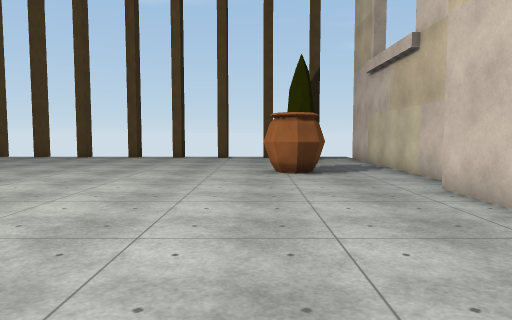
view 1 (above)

20 first-person views from a walk through a 3-D level made in the Unity game engine. The camera is 1.3 m above the floor, tilts 4° down and sees 70° across. The floor is counted in squares, 1 m on a side. Each view is taken from the middle of a square. On the plan, view 1 faces up. The plan holds only what a view shows up to about 15 squares ahead; the rest is blank. Surface patterns are stand-ins for the level's own textures.

view 2
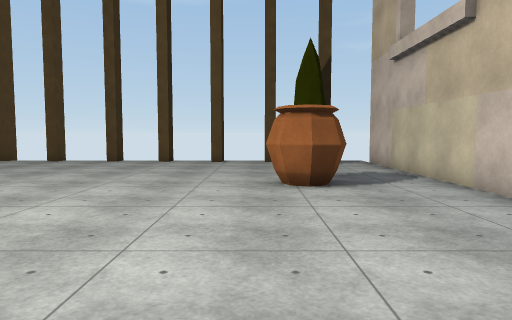

view 3
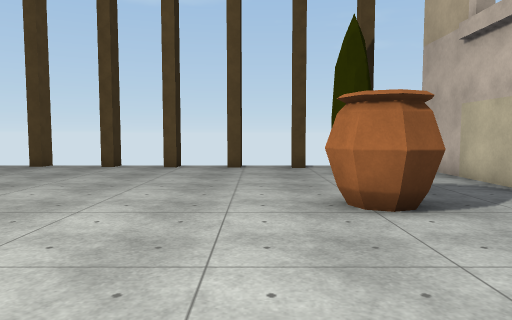

view 4
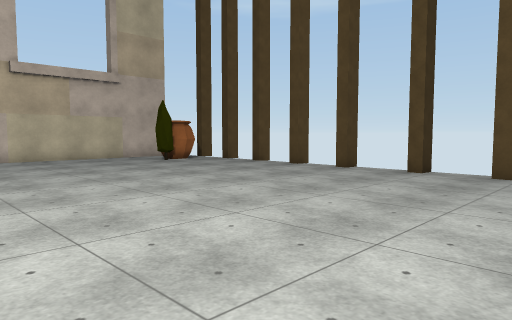

view 5
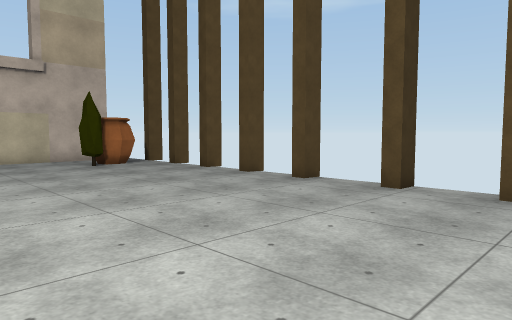

view 6
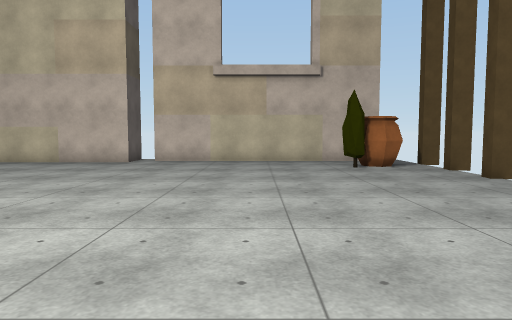

view 7
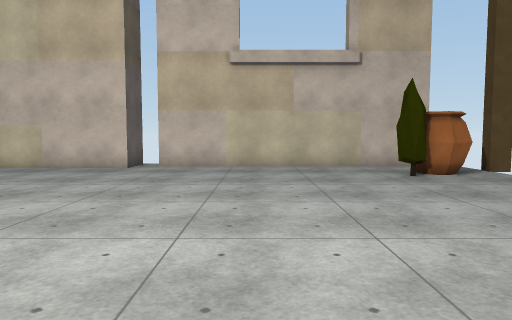

view 8
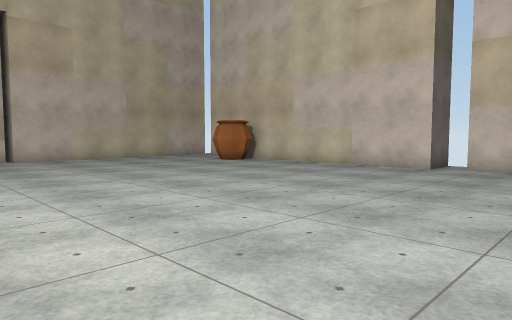

view 9
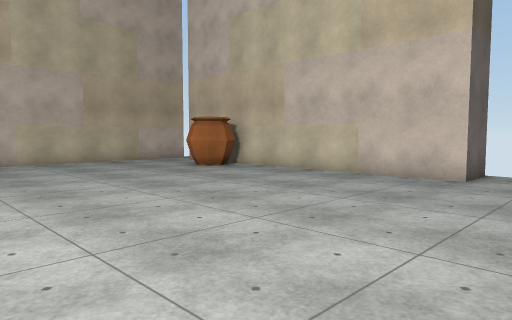

view 10
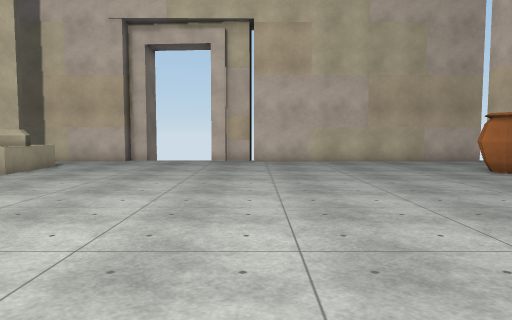

view 11
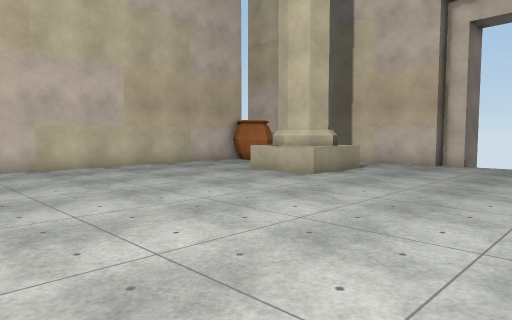

view 12
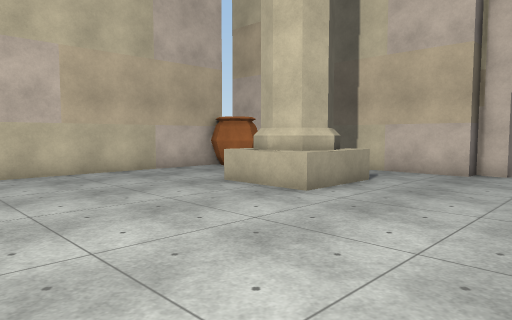

view 13
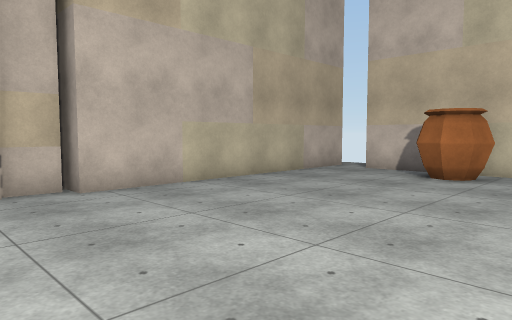

view 14
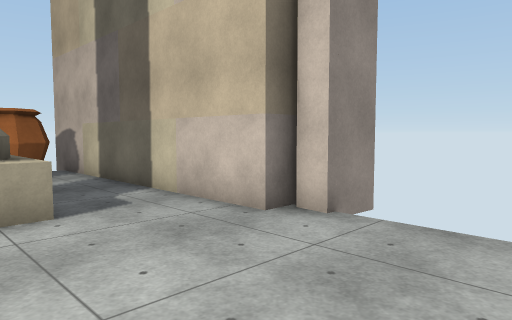

view 15
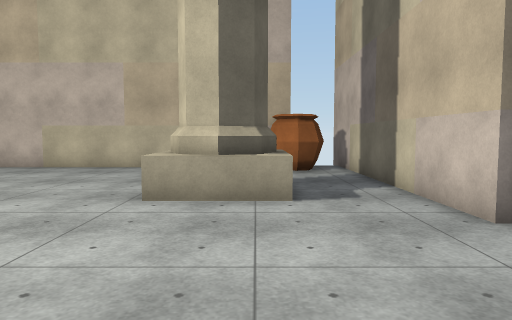

view 16
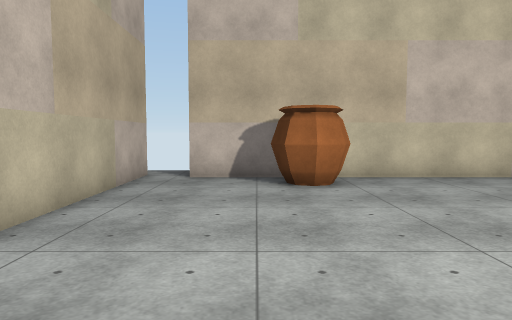

view 17
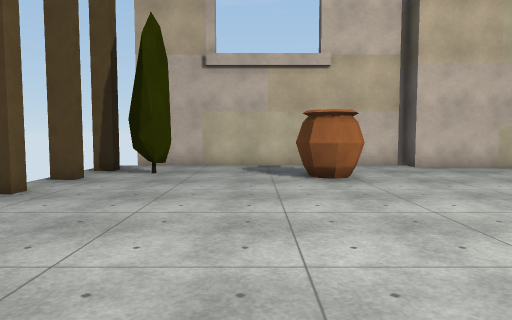

view 18
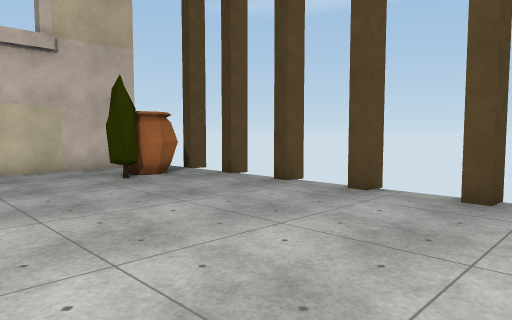

view 19
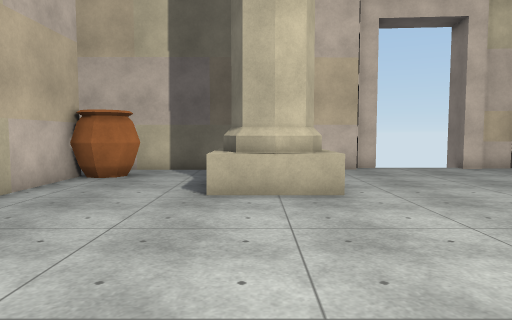

view 20
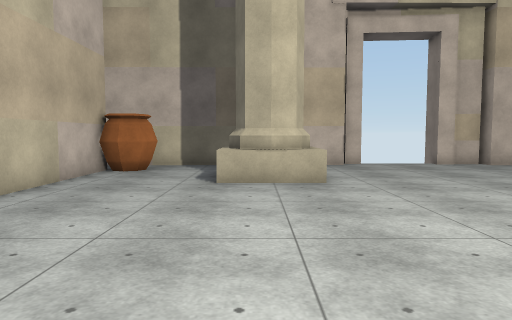

### Floor plan
Points are (right, up) in squares from view 1. A wall is a line through its corners. A room is listed if a view was taken in it or the views show most of it. See-through windows are left out.
Room 1 (views 1, 2, 3, 4, 5, 6, 7, 8, 9, 10, 11, 12, 13, 14, 15, 16, 17, 18, 19, 20)
walls: (-1.4, -3.3) (-2.2, -3) (-2.5, -2.2) (-2.2, -1.5) (-1.4, -1.2) (-0.7, -1.5) (-0.4, -2.3); (-1.4, -3.5) (-2.3, -3.1) (-2.7, -2.2) (-2.3, -1.4) (-1.4, -1) (-0.6, -1.4) (-0.2, -2.2); (5.3, 10.2) (5.3, 18.8); (-9.6, -6.7) (-8.8, -6.8) (-8.9, -8); (-10.7, -6.9) (-9.5, -7); (-6.6, 21.3) (-6.7, 20.5) (-7.2, 20.5); (-9.6, 21.4) (-9.6, 20.7) (-10.2, 20.7); (-4.1, 21) (-4.1, 20.4) (-4.7, 20.4); (-1.5, 20.2) (-2.2, 20.3); (-4.7, -7.5) (-4.7, -6.5) (6.1, -6.4); (-23.1, 8) (-21.1, 8) (-21.1, -5.1); (-12.1, 21.6) (-12.1, 20.8) (-12.7, 20.8); (-5.7, -8.5) (-5.6, -7.1) (-4.8, -7.1); (1, 20.1) (0.4, 20.2) (0.5, 20.9); (-14.6, 21.7) (-14.7, 20.9) (-15.2, 21); (4.5, -4) (4.5, 8.7); (3.5, 20) (2.9, 20) (3, 20.8); (-17.2, 21.8) (-17.2, 21.1) (-17.8, 21.1); (-21.8, 19) (-21.8, 9); (-19.8, 21.2) (-20.3, 21.2); (-20.6, -6.6) (-11, -6.6)
low walls: (-2.9, -3.8) (-2.9, -0.8) (0.1, -0.8)
ways out: opening at (-21, -6); gap at (-22, 9); gap at (-2, 21); gap at (1, 21); gap at (3, 20.5)
objects: pot (-20, -2) to (-19, -1); tree (-19, 18) to (-18, 18); pot (-19, 19) to (-18, 20); pot (0, 12) to (2, 14); tree (2, 18) to (3, 19); pot (3, -5) to (4, -4)

Positions as (right, up) in squares from view 1, and headings:
1: (0, 0), facing up
2: (0, 3), facing up
3: (-1, 6), facing up
4: (-2, 8), facing up-left
5: (-3, 12), facing up-left
6: (-4, 14), facing left
7: (-7, 13), facing left
8: (-7, 13), facing down-left
9: (-10, 11), facing down-left
10: (-11, 11), facing down
11: (-10, 9), facing down-right
12: (-8, 6), facing down-right
13: (-8, 2), facing down-left
14: (-9, -2), facing down-right
15: (-10, -3), facing right
16: (-10, -3), facing left
17: (-10, 15), facing right
18: (-8, 13), facing up-left
19: (-1, 7), facing down
20: (-1, 9), facing down
